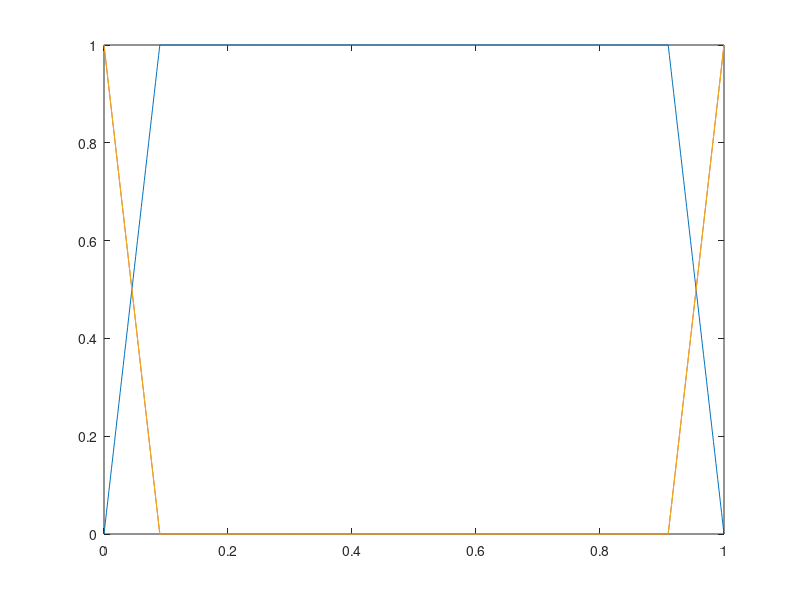

Write the MATLAB code that produced this figure. (Note: this script raises an error after producing the figure.)
%%%%%%%%%%%%%%%%%%%%%%%%%%%%%%%%%%%%%%%%%%%%%%%%%%%%%%%%%%%%%
%%%%%%%%%%%%%%%%%%%%%% Arm Parameters %%%%%%%%%%%%%%%%%%%%%%%

a.m = 1;    % Mass [kg]
a.g = 9.81; % Acceleration of gravity [m/s^2]
a.pr_d = 0.5; % Desired relative position [m]

%%%%%%%%%%%%%%%%%%%%%%%%%%%%%%%%%%%%%%%%%%%%%%%%%%%%%%%%%%%%%
%%%%%%%%%%%%%%%%%%%% Environmental Model %%%%%%%%%%%%%%%%%%%%

alpha = 0.5; % wave amplitdue [m]
hdeck = 1;   % inertial reference deck hight [m] (arbitrary)

% Wave frequency
Tmax = 7.5;    % Maximum period [s]
k = 1;
T = Tmax / k;  % Period of deck disturbance [s]
beta = 2*pi/T; % wave frequency [rad/s]

% Inertial Position, Velocity, and Acceleration of Deck

% Sine Wave
a.d = @(t) alpha*sin(beta*t) + hdeck;      % [m]
a.d_dot = @(t) beta*alpha*cos(beta*t);    % [m/s]
a.d_ddot = @(t) -beta^2*alpha*sin(beta*t); % [m*s^-2]
 
% Cosine Wave
% a.d = @(t) alpha*cos(beta*t) + hdeck;      % [m]
% a.d_dot = @(t) -beta*alpha*sin(beta*t);    % [m/s]
% a.d_ddot = @(t) -beta^2*alpha*cos(beta*t); % [m*s^-2]

% Square Wave
% N = 3; % Number of terms in the Fourier series
% coefficients = 1:2:(2*N - 1); % Odd harmonics: 1, 3, 5, ..., (2*N-1)
% beta2 = 2*pi/15;
% a.sw = @(t) alpha*((4/pi) * ...
%     sum(arrayfun(@(n) sin(n*beta2*t)/n, coefficients))) + hdeck; % [m]
% a.d = @(t) arrayfun(a.sw, t);
% a.sw_dot = @(t) alpha*((4/pi) * ...
%     sum(arrayfun(@(n) beta2*cos(n*beta2*t), coefficients)));    % [m/s]
% a.d_dot = @(t) arrayfun(a.sw_dot, t);
% a.sw_ddot = @(t) alpha*((4/pi) * ...
%     sum(arrayfun(@(n) -n*beta2^2*sin(n*beta2*t), coefficients))); % [m*s^-2]
% a.d_ddot = @(t) arrayfun(a.sw_ddot, t);

% Stacked sine wave
% a.d = @(t) alpha*(1.5*sin(beta*t/6) + 0.75*sin(beta*t)) + hdeck; % [m]
% a.d_dot = @(t) alpha*(0.25*beta*cos(beta*t/6) ...
%                                     + 0.75*beta*cos(beta*t)); % [m/s]
% a.d_ddot = @(t) -alpha*(0.0417*beta^2*sin(beta*t/6) ...
%                                     + 0.75*beta^2*sin(beta*t)); % [m*s^-2]

a.a = @(t) atand(beta*alpha*cosd(beta*t)); % [rad]
a.a_dot = @(t) -(alpha*beta^2*sind(beta*t))/(alpha^2*beta^2*(cosd(beta*t)^2)+1); % [rad]

%%%%%%%%%%%%%%%%%%%%%%%%%%%%%%%%%%%%%%%%%%%%%%%%%%%%%%%%%%%%%
%%%%%%%%%%%%%%%%%%%%%%% Control Gains %%%%%%%%%%%%%%%%%%%%%%%

% Minimum Required Control Constants:
%   a.ka = 2800; a.kv = ?; a.ks = ?;
%   a.kp = 1000; a.kd = 10; a.ki = 100;

% Inertial Stabilization Control
% a.ka = 700;  % Acceleration Control [kg]
% a.kv = 5000;  % Velocity Control [kg/s]
% a.ks = 0;  % Position Control [kg*s^-2] 

% Relative Position Control
a.kp = 10;  % Proportional [N/m]
a.kd = 2;  % Derivative [Ns/m]    
a.ki = 0;  % Integral [N/ms]

% Inertial Stabilization Control
a.ka =  1;  % Acceleration Control [kg]
a.kv = 2;  % Velocity Control [kg/s]
a.ks = 0;  % Position Control [kg*s^-2]

% % Inertial Stabilization Control
% a.ka =  0.98;  % Acceleration Control [kg]
% a.kv = 2;  % Velocity Control [kg/s]
% a.ks = 0;  % Position Control [kg*s^-2]
% 
% % % Relative Position Control
% a.kp = 300;  % Proportional [kg*s^-2]
% a.kd = 50;  % Derivative [kg/s]    
% a.ki = 20;  % Integral [kg*s^-3]

% Low-Pass filter on measured acceleration
a.f_c = 1000; % Cutoff frequency [Hz]
a.omega = 2*pi*a.f_c; % Angular frequency [rad/s]

% Progressively Increase inertial stability gains to full gains so initial
% large values of velocity and acceleration do not cause large control
% forces
s0 = 0;  % Inital proportion of gain values to apply
gain_rate = 0.5; % Rate at which gains are increased
a.initial_scale = @(t) s0 + (1 - s0) * (1 - exp(-gain_rate*t));

%%%%%%%%%%%%%%%%%%%%%%%%%%%%%%%%%%%%%%%%%%%%%%%%%%%%%%%%%%%%%
%%%%%%%%%%%%%%%%%%%% Control Gain Mixing %%%%%%%%%%%%%%%%%%%%

% If |pr-pr_d| <= r_g, apply full inertial stability control
a.r_g = 0.41; % [m]

% If |pr-pr_d| <= r_k, apply "h_k" proportion of relative position control
a.r_k = 0.41; % [m]
a.h_k = 0.0; % Proportion of applied relative position control

% Proportion of applied inertial stabilitycontrol
n = 1; % Polynomial order
a.I = @(x) ...
    ((-1/(1-(a.pr_d+a.r_g))^n) * ...
        (sign(x-a.pr_d).*(x-(a.pr_d+sign(x-a.pr_d)*a.r_g))).^n + 1) .* ...
            (abs(x-a.pr_d)> a.r_g) ...
    + 1 * (abs(x-a.pr_d) <= a.r_g);

% Proportion of applied relative position control
n = 1; % Polynomial order
a.K = @(x) ...
    ((1/(1-(a.pr_d+a.r_k))^n) * ...
        (sign(x-a.pr_d).*(x-(a.pr_d+sign(x-a.pr_d)*a.r_k))).^n) .*...
            (abs(x-a.pr_d)> a.r_k);
a.K_h = @(x) ...
    (-((a.h_k-1)/(1-(a.pr_d+a.r_k))^n) * ...
        (sign(x-a.pr_d).*(x-(a.pr_d+sign(x-a.pr_d)*a.r_k))).^n + a.h_k) .*...
            (abs(x-a.pr_d)> a.r_k) ...
    + a.h_k * (abs(x-a.pr_d) <= a.r_k);

%%%               Gain Mixing Visualization               %%%

pr = linspace(0,1,1000); % relative position test values

figure;
plot(pr,a.I(pr)) % Proportion of inertial control gain
hold on
plot(pr, a.K(pr)) % Proportion of relative position control gain
plot(pr, a.K_h(pr)) % Proportion of non-zero relative position control gain
xline(a.pr_d,'--','Label','$p_{rd}$','Interpreter','latex','FontSize',15,...
    'LabelOrientation','horizontal','LabelVerticalAlignment','middle')
title('Inertial and Relative Positional Control Mixing')
xlabel('Relative Position (m)')
ylabel('Gain Proportion')
xlim([-0.1 1.1])
ylim([-0.1 1.1])
legend('Inertial','Relative','Non-zero Relative')
grid on

%%%%%%%%%%%%%%%%%%%%%%%%%%%%%%%%%%%%%%%%%%%%%%%%%%%%%%%%%%%%%
%%%%%%%%%%%%%%%%%% Performance Parameters %%%%%%%%%%%%%%%%%%%

% Maximum acceleration metric
p_ddot_max = 0.005*beta^2;

% Settling time
t_s = 2;

%%%%%%%%%%%%%%%%%%%%%%%%%%%%%%%%%%%%%%%%%%%%%%%%%%%%%%%%%%%%%
%%%%%%%%%%%%%%%%%%%%%%%%%%%%%%%%%%%%%%%%%%%%%%%%%%%%%%%%%%%%%
